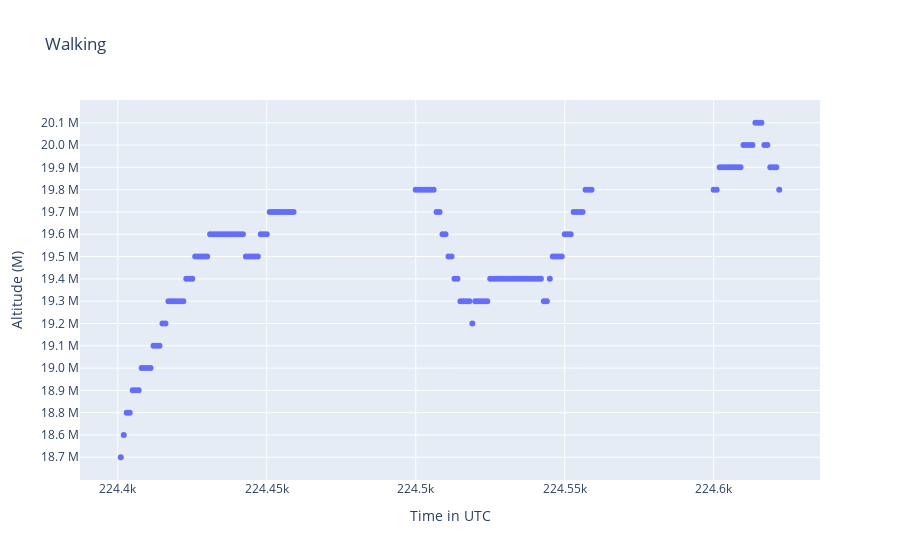

Source (notebook cell):
### Code cell
# Scatter plot of altitude vs time

fig_1 = px.scatter(gps_df_wa, x="UTC", y="Altitude",labels={"Altitude": "Altitude (M)", "UTC": "Time in UTC"}, title="Walking")
fig_1.show()

### Figure 1 — Plotly figure (JSON) as saved in the notebook; plotly's stock layout.template omitted (floating-point values rounded to 4 significant figures; data arrays with more than 128 entries replaced by an {"elided": "..."} marker saying what was removed)
{"data": [{"hovertemplate": "Time in UTC=%{x}<br>Altitude (M)=%{y}<extra></extra>", "legendgroup": "", "marker": {"color": "#636efa", "symbol": "circle"}, "mode": "markers", "name": "", "orientation": "h", "showlegend": false, "type": "scatter", "x": {"elided": "142 int values"}, "xaxis": "x", "y": {"elided": "142 str values"}, "yaxis": "y"}], "layout": {"legend": {"tracegroupgap": 0}, "title": {"text": "Walking"}, "xaxis": {"anchor": "y", "domain": [0, 1], "title": {"text": "Time in UTC"}}, "yaxis": {"anchor": "x", "domain": [0, 1], "title": {"text": "Altitude (M)"}}}}
